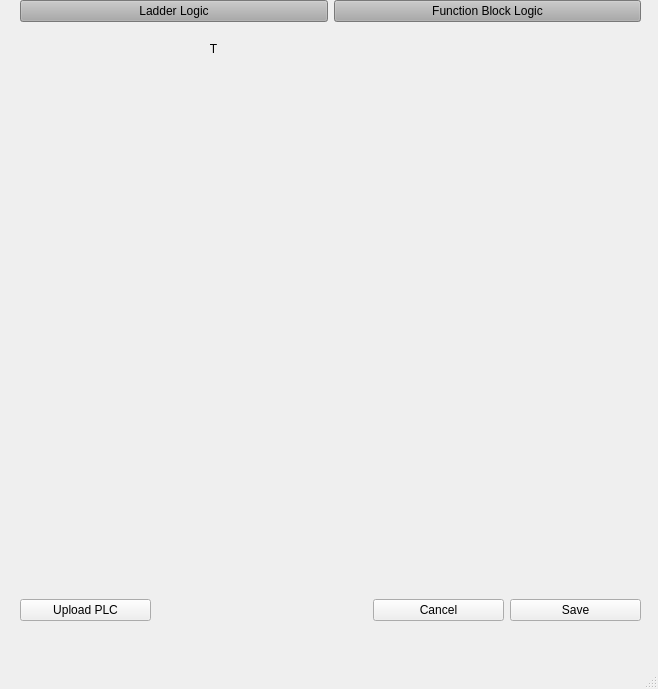
<?xml version="1.0" encoding="UTF-8"?>
<ui version="4.0">
 <class>TrackConfig</class>
 <widget class="QMainWindow" name="TrackConfig">
  <property name="geometry">
   <rect>
    <x>0</x>
    <y>0</y>
    <width>658</width>
    <height>689</height>
   </rect>
  </property>
  <property name="windowTitle">
   <string>MainWindow</string>
  </property>
  <widget class="QWidget" name="centralwidget">
   <widget class="QWidget" name="verticalLayoutWidget">
    <property name="geometry">
     <rect>
      <x>20</x>
      <y>0</y>
      <width>621</width>
      <height>577</height>
     </rect>
    </property>
    <layout class="QVBoxLayout" name="verticalLayout">
     <item>
      <layout class="QHBoxLayout" name="horizontalLayout_10">
       <item>
        <widget class="QPushButton" name="ladderlogic">
         <property name="styleSheet">
          <string notr="true">font: 10pt &quot;Georgia&quot;;
color: rgb(0, 0, 0);
background-color: rgb(170, 170, 170);</string>
         </property>
         <property name="text">
          <string>Ladder Logic</string>
         </property>
        </widget>
       </item>
       <item>
        <widget class="QPushButton" name="functionblocklogic">
         <property name="styleSheet">
          <string notr="true">font: 10pt &quot;Georgia&quot;;
color: rgb(0, 0, 0);
background-color: rgb(170, 170, 170);</string>
         </property>
         <property name="text">
          <string>Function Block Logic</string>
         </property>
        </widget>
       </item>
      </layout>
     </item>
     <item>
      <layout class="QHBoxLayout" name="horizontalLayout">
       <item>
        <widget class="QLabel" name="label">
         <property name="maximumSize">
          <size>
           <width>31</width>
           <height>31</height>
          </size>
         </property>
         <property name="text">
          <string/>
         </property>
         <property name="pixmap">
          <pixmap>pencil.png</pixmap>
         </property>
         <property name="scaledContents">
          <bool>true</bool>
         </property>
        </widget>
       </item>
       <item>
        <widget class="QLabel" name="label_6">
         <property name="maximumSize">
          <size>
           <width>41</width>
           <height>31</height>
          </size>
         </property>
         <property name="styleSheet">
          <string notr="true">font: 700 16pt &quot;Georgia&quot;;
color: rgb(0, 0, 0);</string>
         </property>
         <property name="text">
          <string>T</string>
         </property>
         <property name="alignment">
          <set>Qt::AlignCenter</set>
         </property>
        </widget>
       </item>
       <item>
        <widget class="QLabel" name="label_2">
         <property name="maximumSize">
          <size>
           <width>31</width>
           <height>31</height>
          </size>
         </property>
         <property name="text">
          <string/>
         </property>
         <property name="pixmap">
          <pixmap>parallel.png</pixmap>
         </property>
         <property name="scaledContents">
          <bool>true</bool>
         </property>
        </widget>
       </item>
       <item>
        <widget class="QLabel" name="label_3">
         <property name="maximumSize">
          <size>
           <width>41</width>
           <height>31</height>
          </size>
         </property>
         <property name="text">
          <string/>
         </property>
         <property name="pixmap">
          <pixmap>halfcircle.png</pixmap>
         </property>
         <property name="scaledContents">
          <bool>true</bool>
         </property>
        </widget>
       </item>
       <item>
        <widget class="QLabel" name="label_5">
         <property name="maximumSize">
          <size>
           <width>41</width>
           <height>41</height>
          </size>
         </property>
         <property name="text">
          <string/>
         </property>
         <property name="pixmap">
          <pixmap>slash.png</pixmap>
         </property>
         <property name="scaledContents">
          <bool>true</bool>
         </property>
        </widget>
       </item>
      </layout>
     </item>
     <item>
      <widget class="QLabel" name="plcdisplay">
       <property name="text">
        <string/>
       </property>
       <property name="pixmap">
        <pixmap>ladderlogic.png</pixmap>
       </property>
      </widget>
     </item>
    </layout>
   </widget>
   <widget class="QWidget" name="horizontalLayoutWidget_4">
    <property name="geometry">
     <rect>
      <x>20</x>
      <y>590</y>
      <width>621</width>
      <height>41</height>
     </rect>
    </property>
    <layout class="QHBoxLayout" name="horizontalLayout_2">
     <item>
      <widget class="QPushButton" name="uploadplc">
       <property name="text">
        <string>Upload PLC</string>
       </property>
      </widget>
     </item>
     <item>
      <widget class="QLabel" name="label_7">
       <property name="text">
        <string>                                                               </string>
       </property>
      </widget>
     </item>
     <item>
      <widget class="QPushButton" name="cancel">
       <property name="text">
        <string>Cancel</string>
       </property>
      </widget>
     </item>
     <item>
      <widget class="QPushButton" name="save">
       <property name="text">
        <string>Save</string>
       </property>
      </widget>
     </item>
    </layout>
   </widget>
  </widget>
  <widget class="QStatusBar" name="statusbar"/>
 </widget>
 <resources/>
 <connections>
  <connection>
   <sender>uploadplc</sender>
   <signal>clicked()</signal>
   <receiver>TrackConfig</receiver>
   <slot>show()</slot>
   <hints>
    <hint type="sourcelabel">
     <x>75</x>
     <y>540</y>
    </hint>
    <hint type="destinationlabel">
     <x>399</x>
     <y>299</y>
    </hint>
   </hints>
  </connection>
  <connection>
   <sender>cancel</sender>
   <signal>clicked()</signal>
   <receiver>TrackConfig</receiver>
   <slot>close()</slot>
   <hints>
    <hint type="sourcelabel">
     <x>638</x>
     <y>535</y>
    </hint>
    <hint type="destinationlabel">
     <x>399</x>
     <y>299</y>
    </hint>
   </hints>
  </connection>
  <connection>
   <sender>save</sender>
   <signal>clicked()</signal>
   <receiver>TrackConfig</receiver>
   <slot>close()</slot>
   <hints>
    <hint type="sourcelabel">
     <x>741</x>
     <y>535</y>
    </hint>
    <hint type="destinationlabel">
     <x>399</x>
     <y>299</y>
    </hint>
   </hints>
  </connection>
 </connections>
</ui>
